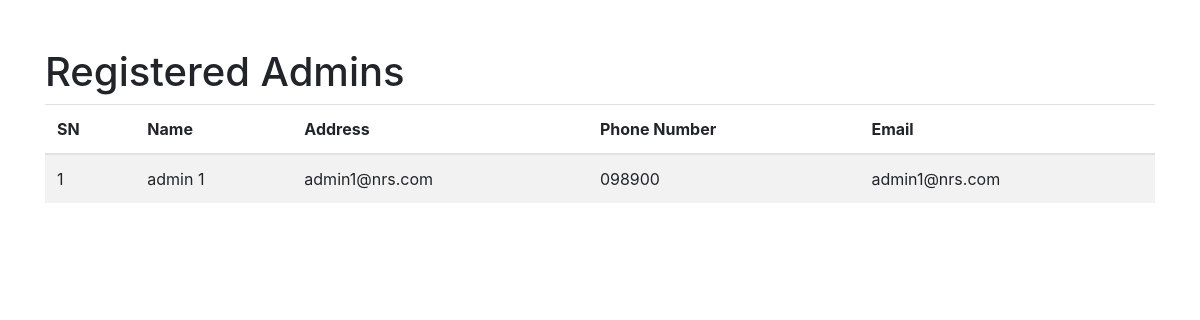
The page /admins on the database as committed earlier.
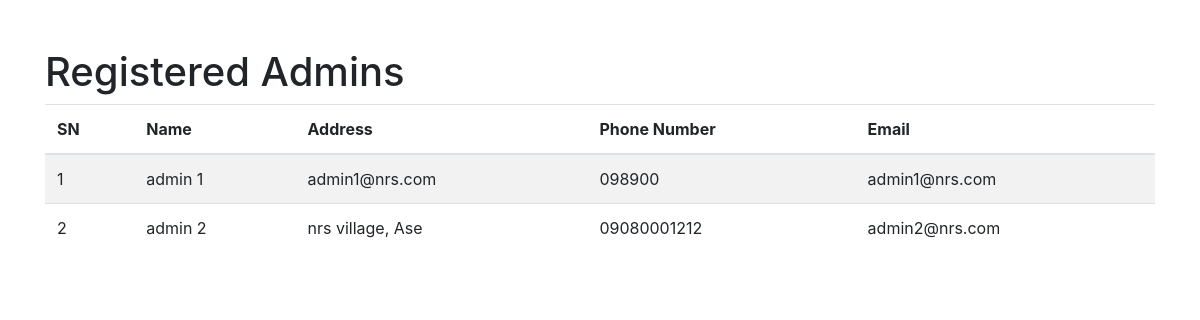
The same page on the database as committed later.
### app.py (models this page shows)
class Admin(db.Model):
    id = db.Column(db.Integer, primary_key=True)
    email = db.Column(db.String(100), unique=True, nullable=False)
    admin_name = db.Column(db.String(150), nullable=False)
    admin_address = db.Column(db.String(150), nullable=False)
    phone_number = db.Column(db.String(15), nullable=False)
    password = db.Column(db.String(200), nullable=False)
    is_admin = db.Column(db.Boolean, default=False)

### app.py (the view)
@app.route('/admins')
def show_admins():
    admins = Admin.query.all()
    return render_template('admins.html', admins=admins)

### app.py (called while the page is built)
@app.before_request
def before_request():
    session.permanent = True
    app.permanent_session_lifetime = timedelta(minutes=10)
    session.modified = True
    session['last_activity'] = time.time()

### templates/admins.html (shortened to what this page needs)
<!DOCTYPE html>
<html lang="en">
<head>
    <link href="https://stackpath.bootstrapcdn.com/bootstrap/4.5.2/css/bootstrap.min.css" rel="stylesheet">
</head>
<body>
    <div class="container mt-5">
        <h1>Registered Admins</h1>
        <table class="table table-striped">
            <thead>
                <tr>
                    <th>SN</th>
                    <th>Name</th>
                    <th>Address</th>
                    <th>Phone Number</th>
                    <th>Email</th>
                </tr>
            </thead>
            <tbody>
                {% for admin in admins %}
                <tr>
                    <td>{{ admin.id }}</td>
                    <td>{{ admin.admin_name }}</td>
                    <td>{{ admin.admin_address }}</td>
                    <td>{{ admin.phone_number }}</td>
                    <td>{{ admin.email }}</td>
                </tr>
                {% endfor %}
            </tbody>
        </table>
    </div>
</body>
</html>

Rows that differ between the two databases and show on the page:
added Admin: id "2", admin_name "admin 2", admin_address "nrs village, Ase", phone_number "09080001212", email "admin2@nrs.com"
